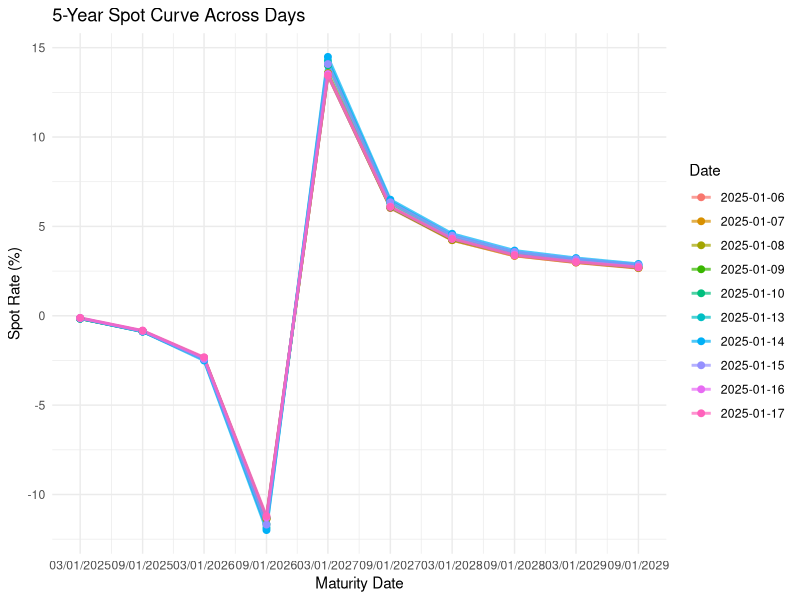
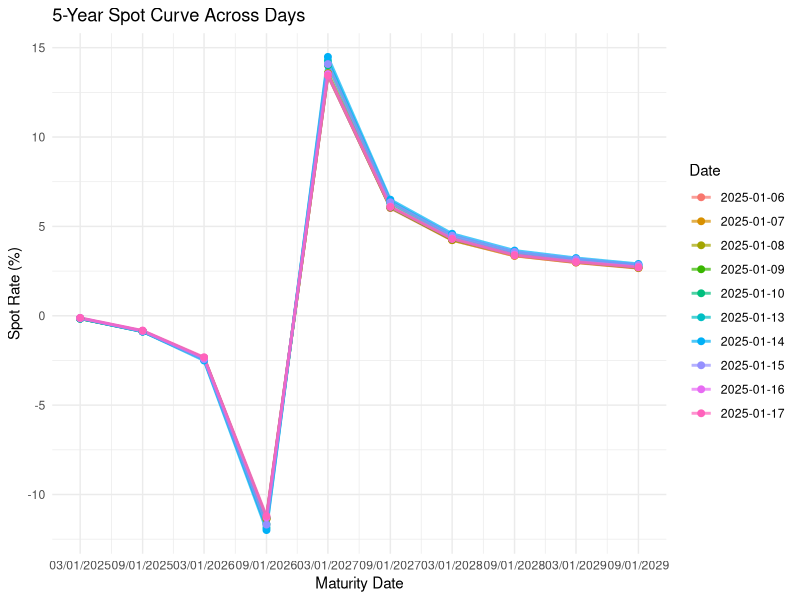

R code for these plots, in order:
# Load necessary libraries
library(ggplot2)
library(dplyr)
library(readr)

# Load bond data
bonds <- read.csv("filtered_data/filtered_bonds.csv")

# Convert dates and compute time to maturity
# Convert dates and compute time to maturity
bonds$Maturity.Date <- as.Date(bonds$Maturity.Date, format="%m/%d/%Y")
bonds$Issue.Date <- as.Date(bonds$Issue.Date, format="%m/%d/%Y")
bonds$Time_to_Maturity <- as.numeric(difftime(bonds$Maturity.Date, Sys.Date(), units="days")) / 365

# Sort bonds by maturity
bonds <- bonds %>% arrange(Time_to_Maturity)

# Convert Coupon to numeric format
bonds$Coupon <- as.numeric(sub("%", "", bonds$Coupon)) / 100  # Convert percentage to decimal

# Extract closing price columns (dates as variables)
closing_price_columns <- grep("^X2025", colnames(bonds), value = TRUE)

# Bootstrapping Spot Rates for Each Day
compute_spot_rates <- function(bond_data, closing_prices) {
  spot_curve_list <- list()
  
  for (date_col in closing_prices) {
    bond_data$Close_Price <- bond_data[[date_col]]
    spot_rates <- numeric(nrow(bond_data))
    
    for (i in 1:nrow(bond_data)) {
      bond <- bond_data[i, ]
      P <- bond$Close_Price  # Closing price of bond
      C <- bond$Coupon / 2 * 100  # Semi-annual coupon payment (assuming $100 face value)
      F <- 100  # Assume face value is 100
      T <- bond$Time_to_Maturity
      
      if (i == 1) {
        # Zero-coupon bond formula for 1-year bond
        spot_rates[i] <- -log(P / F) / T
      } else {
        # Solve for spot rate iteratively
        cashflows <- sum(C / (1 + spot_rates[1:(i-1)] / 2)^(1:(i-1) * 2))
        spot_rates[i] <- ((F + C) / (P - cashflows))^(1 / (T * 2)) - 1
      }
    }
    
    spot_curve_list[[date_col]] <- data.frame(Maturity = bond_data$Maturity.Date, Spot_Rate = spot_rates * 100, Date = as.Date(sub("X", "", date_col), format="%Y.%m.%d"))
  }
  
  return(do.call(rbind, spot_curve_list))
}

# Compute spot rates for each date
spot_curve_all <- compute_spot_rates(bonds, closing_price_columns)

# Plot the spot curve for each date
ggplot(spot_curve_all, aes(x = Maturity, y = Spot_Rate, color = as.factor(Date))) +
  geom_line(size = 1, alpha = 0.7) +
  geom_point(size = 2) +
  scale_x_date(breaks = unique(spot_curve_all$Maturity), date_labels = "%m/%d/%Y") +  # Show all Maturity Dates
  labs(title = "5-Year Spot Curve Across Days", x = "Maturity Date", y = "Spot Rate (%)", color = "Date") +
  theme_minimal()

ggsave("spot_curve.png", width = 10, height = 6, dpi = 300)
